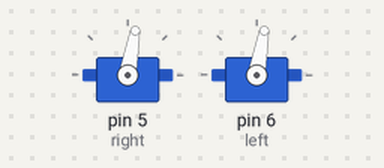
Bench run of a sketch on a simulated Arduino Uno, built with avr-gcc and run on an emulated ATmega328P. On the bench: 2 × servo.

Above: at 0.05 s.
Timing chart, 0 to 3.0 s (numbered marks = the images above):
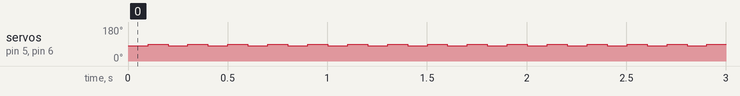

Measured:
- by itself, servo on pin 5 (right), servo on pin 6 (left): alternates 90° for 0.10 s and 80° for 0.10 s

The sketch:

frontlegs_1a.ino
```cpp
// a walking cycle?

#include <Servo.h>      // include the servo library

Servo right;
Servo left;

int angle = 90;
int limit = 45;

boolean start = true;
boolean offset = false;

boolean toggle = false;

int d = 250;

void setup() {
  Serial.begin(9600);       // initialize serial communications

  right.attach(5);
  left.attach(6);
}

void loop()
{

  if (start) {
    left.write(90);
    right.write(90);
    start = false;
  }

  if (toggle) {
    angle += 10;
    toggle = false;
  }
  else if (!toggle) {

    angle -= 10;
    toggle = true;
  }


  left.write(angle);
  right.write(angle);


  delay(100);


}
```
